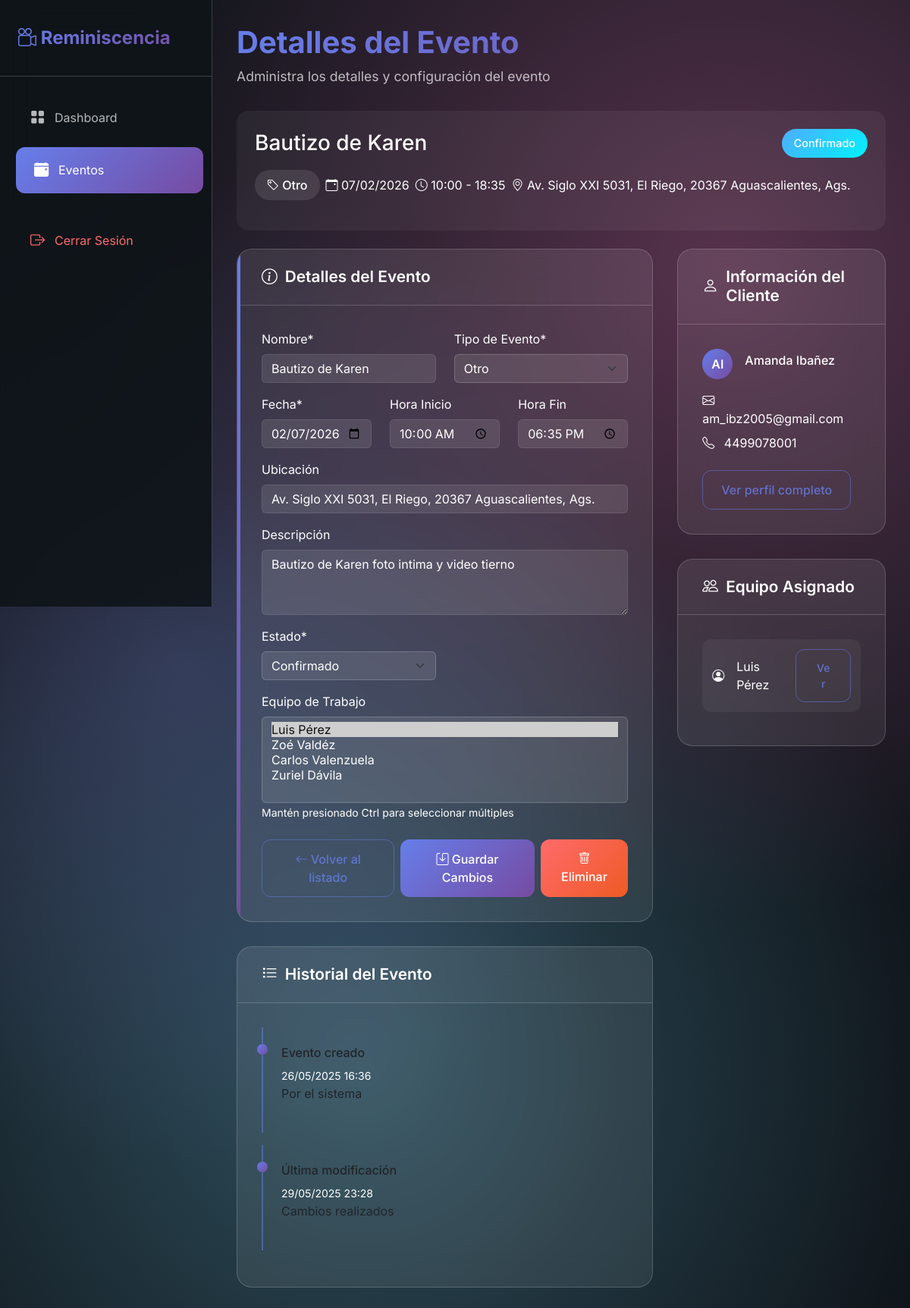
/colaborador/detalles_evento.php?id=1 (signed in), run on the app's committed database.
### tables this page shows
CREATE TABLE `eventos` (
  `id` int(11) NOT NULL,
  `titulo` varchar(255) NOT NULL,
  `cliente_id` int(11) NOT NULL,
  `colaborador_id` int(11) DEFAULT NULL,
  `nombre` varchar(100) NOT NULL,
  `tipo` varchar(50) NOT NULL,
  `fecha_evento` date NOT NULL,
  `hora_inicio` time NOT NULL,
  `hora_fin` time DEFAULT NULL,
  `lugar` varchar(100) NOT NULL,
  `descripcion` text DEFAULT NULL,
  `personas_estimadas` int(11) DEFAULT NULL,
  `estado` enum('pendiente','confirmado','cancelado','completado') DEFAULT 'pendiente',
  `fecha_creacion` datetime DEFAULT current_timestamp(),
  `fecha_modificacion` timestamp NULL DEFAULT NULL
);

CREATE TABLE `usuarios` (
  `id` int(11) NOT NULL,
  `nombre` varchar(100) NOT NULL,
  `email` varchar(100) NOT NULL,
  `telefono` varchar(20) DEFAULT NULL,
  `password` varchar(255) NOT NULL,
  `rol` enum('admin','colaborador','cliente') NOT NULL,
  `tipo_colaborador` enum('fotografo','videografo','auxiliar','') DEFAULT NULL,
  `rango_colaborador` enum('I','II','III','') DEFAULT NULL,
  `fecha_registro` datetime DEFAULT current_timestamp(),
  `activo` tinyint(1) DEFAULT 1,
  `foto_id` varchar(255) DEFAULT NULL
);

### includes/auth.php (called while the page is built, shortened)
<?php
function isAdmin() {
    return isset($_SESSION['user_role']) && $_SESSION['user_role'] === 'admin';
}
?>

### colaborador/detalles_evento.php (the view, shortened to what this page needs)
<?php
require_once(__DIR__ . '/../includes/config.php');
require_once(__DIR__ . '/../includes/auth.php');
$evento_id = intval($_GET['id']);
$default_values = [
    'nombre' => 'Sin nombre',
    'descripcion' => '',
    'fecha_evento' => date('Y-m-d'),
    'hora_inicio' => '08:00',
    'hora_fin' => '18:00',
    'tipo' => 'otros',
    'estado' => 'pendiente',
    'lugar' => 'Ubicación no especificada',
    'fecha_creacion' => date('Y-m-d H:i:s'),
    'fecha_modificacion' => null,
    'cliente_nombre' => 'Cliente no especificado',
    'cliente_email' => '',
    'cliente_telefono' => ''
];
$estados_evento = [
    'pendiente' => 'Pendiente',
    'confirmado' => 'Confirmado',
    'en_progreso' => 'En progreso',
    'completado' => 'Completado',
    'cancelado' => 'Cancelado'
];
$tipos_evento = [
    'bodas' => 'Boda',
    'xv' => 'XV Años',
    'graduaciones' => 'Graduación',
    'corporativos' => 'Evento Corporativo',
    'otro' => 'Otro'
];
try {
    $stmt = $conn->prepare("SELECT e.*,
                           c.nombre as cliente_nombre,
                           c.email as cliente_email,
                           c.telefono as cliente_telefono
                           FROM eventos e
                           LEFT JOIN usuarios c ON e.cliente_id = c.id
                           WHERE e.id = ?");
    $stmt->execute([$evento_id]);
    $evento = $stmt->fetch(PDO::FETCH_ASSOC);
    $evento = array_merge($default_values, $evento);
    $stmt_colab = $conn->prepare("SELECT u.id, u.nombre
                                 FROM evento_colaboradores ec
                                 JOIN usuarios u ON ec.colaborador_id = u.id
                                 WHERE ec.evento_id = ?");
    $stmt_colab->execute([$evento_id]);
    $colaboradores_asignados = $stmt_colab->fetchAll(PDO::FETCH_ASSOC);
    $stmt_colaboradores = $conn->prepare("SELECT id, nombre FROM usuarios WHERE rol = 'colaborador' AND activo = 1");
    $stmt_colaboradores->execute();
    $colaboradores = $stmt_colaboradores->fetchAll(PDO::FETCH_ASSOC);
} catch (PDOException $e) {
    die("Error al obtener datos del evento: " . $e->getMessage());
}
?>
<!DOCTYPE html>
<html lang="es">
<head>
  <link href="https://cdn.jsdelivr.net/npm/bootstrap@5.3.0/dist/css/bootstrap.min.css" rel="stylesheet">
  <link rel="stylesheet" href="https://cdn.jsdelivr.net/npm/bootstrap-icons@1.11.1/font/bootstrap-icons.css">
</head>
<body>
  <nav class="sidebar" id="sidebar">
    <div class="sidebar-header">
      <div class="logo">
        <i class="bi bi-camera-reels"></i>
        Reminiscencia
      </div>
    </div>
    <div class="nav-menu">
      <div class="nav-item">
        <a href="dashboard.php" class="nav-link">
          <i class="bi bi-grid-fill"></i>
          <span>Dashboard</span>
        </a>
      </div>
      <div class="nav-item">
        <a href="gestion_eventos.php" class="nav-link active">
          <i class="bi bi-calendar-event-fill"></i>
          <span>Eventos</span>
        </a>
      </div>
      <div class="nav-item" style="margin-top: 2rem;">
        <a href="/logout.php" class="nav-link" style="color: #ff6b6b;">
          <i class="bi bi-box-arrow-right"></i>
          <span>Cerrar Sesión</span>
        </a>
      </div>
    </div>
  </nav>
  <main class="main-content">
    <div class="header">
      <h1>Detalles del Evento</h1>
      <p>Administra los detalles y configuración del evento</p>
    </div>
    <div class="event-header">
      <div class="d-flex flex-column flex-md-row justify-content-between align-items-start align-items-md-center mb-3">
        <h1 class="h3 mb-0"><?php echo htmlspecialchars($evento['nombre']); ?></h1>
        <span class="badge-estado badge-<?php echo $evento['estado']; ?>">
          <?php echo htmlspecialchars($estados_evento[$evento['estado']]); ?>
        </span>
      </div>
      <div class="d-flex flex-wrap align-items-center gap-2 mb-3">
        <span class="badge-tipo">
          <i class="bi bi-tag"></i> <?php echo htmlspecialchars($tipos_evento[$evento['tipo']]); ?>
        </span>
        <span><i class="bi bi-calendar-event"></i> <?php echo date('d/m/Y', strtotime($evento['fecha_evento'])); ?></span>
        <span><i class="bi bi-clock"></i> <?php echo substr($evento['hora_inicio'], 0, 5); ?> - <?php echo substr($evento['hora_fin'], 0, 5); ?></span>
        <span><i class="bi bi-geo-alt"></i> <?php echo htmlspecialchars($evento['lugar']); ?></span>
      </div>
    </div>
    <div class="content-grid">
      <div>
        <div class="card info-card">
          <div class="card-header">
            <h5 class="card-title"><i class="bi bi-info-circle"></i> Detalles del Evento</h5>
          </div>
          <div class="card-body text-white">
            <form method="POST">
              <div class="row">
                <div class="col-md-6 mb-3">
                  <label for="nombre" class="form-label">Nombre*</label>
                  <input
                    type="text"
                    class="form-control"
                    id="nombre"
                    name="nombre"
                    value="<?php echo htmlspecialchars($evento['nombre']); ?>"
                    required>
                </div>
                <div class="col-md-6 mb-3">
                  <label for="tipo_evento" class="form-label">Tipo de Evento*</label>
                  <select class="form-select" id="tipo_evento" name="tipo_evento" required>
                    <?php foreach ($tipos_evento as $valor => $texto): ?>
                      <option value="<?php echo htmlspecialchars($valor); ?>"
                        <?php echo ($evento['tipo'] === $valor) ? 'selected' : ''; ?>>
                        <?php echo htmlspecialchars($texto); ?>
                      </option>
                    <?php endforeach; ?>
                  </select>
                </div>
              </div>
              <div class="row">
                <div class="col-md-4 mb-3">
                  <label for="fecha_evento" class="form-label">Fecha*</label>
                  <input type="date" class="form-control" id="fecha_evento" name="fecha_evento"
                         value="<?php echo htmlspecialchars($evento['fecha_evento']); ?>" required>
                </div>
                <div class="col-md-4 mb-3">
                  <label for="hora_inicio" class="form-label">Hora Inicio</label>
                  <input type="time" class="form-control" id="hora_inicio" name="hora_inicio"
                         value="<?php echo htmlspecialchars($evento['hora_inicio']); ?>">
                </div>
                <div class="col-md-4 mb-3">
                  <label for="hora_fin" class="form-label">Hora Fin</label>
                  <input type="time" class="form-control" id="hora_fin" name="hora_fin"
                         value="<?php echo htmlspecialchars($evento['hora_fin']); ?>">
                </div>
              </div>
              <div class="mb-3">
                <label for="lugar" class="form-label">Ubicación</label>
                <input type="text" class="form-control" id="lugar" name="lugar"
                       value="<?php echo htmlspecialchars($evento['lugar']); ?>">
              </div>
              <div class="mb-3">
                <label for="descripcion" class="form-label">Descripción</label>
                <textarea class="form-control" id="descripcion" name="descripcion" rows="3"><?php
                    echo htmlspecialchars($evento['descripcion']);
                ?></textarea>
              </div>
              <div class="row">
                <div class="col-md-6 mb-3">
                  <label for="estado" class="form-label">Estado*</label>
                  <select class="form-select" id="estado" name="estado" required>
                    <?php foreach ($estados_evento as $valor => $texto): ?>
                      <option value="<?php echo htmlspecialchars($valor); ?>"
                        <?php echo ($evento['estado'] === $valor) ? 'selected' : ''; ?>>
                        <?php echo htmlspecialchars($texto); ?>
                      </option>
                    <?php endforeach; ?>
                  </select>
                </div>
              </div>
              <div class="mb-3">
                <label class="form-label">Equipo de Trabajo</label>
                <select class="form-select" name="colaboradores[]" multiple size="5">
                  <?php foreach ($colaboradores as $colab): ?>
                    <option value="<?php echo htmlspecialchars($colab['id']); ?>"
                      <?php echo in_array($colab['id'], array_column($colaboradores_asignados, 'id')) ? 'selected' : ''; ?>>
                      <?php echo htmlspecialchars($colab['nombre']); ?>
                    </option>
                  <?php endforeach; ?>
                </select>
                <small class="text-white">Mantén presionado Ctrl para seleccionar múltiples</small>
              </div>
              <div class="d-flex flex-column flex-md-row justify-content-between mt-4 gap-2">
                <a href="gestion_eventos.php" class="btn btn-outline-primary">
                  <i class="bi bi-arrow-left"></i> Volver al listado
                </a>
                <div class="d-flex gap-2">
                  <button type="submit" class="btn btn-primary">
                    <i class="bi bi-save"></i> Guardar Cambios
                  </button>
                  <?php if (isAdmin()): ?>
                  <a href="eliminar_evento.php?id=<?php echo $evento_id; ?>"
                     class="btn btn-danger"
                     onclick="return confirm('¿Estás seguro de eliminar este evento?')">
                    <i class="bi bi-trash"></i> Eliminar
                  </a>
                  <?php endif; ?>
                </div>
              </div>
            </form>
          </div>
        </div>
        <div class="card">
          <div class="card-header">
            <h5 class="card-title"><i class="bi bi-list-task"></i> Historial del Evento</h5>
          </div>
          <div class="card-body">
            <div class="timeline">
              <div class="timeline-item">
                <h6>Evento creado</h6>
                <small class="text-white"><?php echo date('d/m/Y H:i', strtotime($evento['fecha_creacion'])); ?></small>
                <p>Por el sistema</p>
              </div>
              <?php if ($evento['fecha_modificacion']): ?>
              <div class="timeline-item">
                <h6>Última modificación</h6>
                <small class="text-white"><?php echo date('d/m/Y H:i', strtotime($evento['fecha_modificacion'])); ?></small>
                <p>Cambios realizados</p>
              </div>
              <?php endif; ?>
            </div>
          </div>
        </div>
      </div>
      <div>
        <div class="card client-card">
          <div class="card-header">
            <h5 class="card-title"><i class="bi bi-person"></i> Información del Cliente</h5>
          </div>
          <div class="card-body text-white">
            <div class="d-flex align-items-center mb-3">
              <div class="client-avatar">
                <?php
                $nombres = explode(' ', $evento['cliente_nombre']);
                $iniciales = '';
                foreach ($nombres as $nombre) {
                  $iniciales .= strtoupper(substr($nombre, 0, 1));
                }
                echo substr($iniciales, 0, 2);
                ?>
              </div>
              <h6><?php echo htmlspecialchars($evento['cliente_nombre']); ?></h6>
            </div>
            <ul class="list-unstyled">
              <li class="mb-2"><i class="bi bi-envelope me-2"></i> <?php echo htmlspecialchars($evento['cliente_email']); ?></li>
              <?php if (!empty($evento['cliente_telefono'])): ?>
                <li><i class="bi bi-telephone me-2"></i> <?php echo htmlspecialchars($evento['cliente_telefono']); ?></li>
              <?php endif; ?>
            </ul>
            <a href="detalles_cliente.php?id=<?php echo $evento['cliente_id']; ?>" class="btn btn-outline-primary mt-2">
              Ver perfil completo
            </a>
          </div>
        </div>
        <div class="card">
          <div class="card-header">
            <h5 class="card-title"><i class="bi bi-people"></i> Equipo Asignado</h5>
          </div>
          <div class="card-body text-white">
            <?php if (!empty($colaboradores_asignados)): ?>
              <div>
                <?php foreach ($colaboradores_asignados as $colab): ?>
                  <div class="team-member">
                    <i class="bi bi-person-circle me-3"></i>
                    <div class="flex-grow-1"><?php echo htmlspecialchars($colab['nombre']); ?></div>
                    <a href="detalles_colaborador.php?id=<?php echo $colab['id']; ?>"
                       class="btn btn-sm btn-outline-primary">
                      Ver
                    </a>
                  </div>
                <?php endforeach; ?>
              </div>
            <?php else: ?>
              <p class="text-muted">No hay colaboradores asignados a este evento.</p>
            <?php endif; ?>
          </div>
        </div>
      </div>
    </div>
  </main>
</body>
</html>

### data on the page
eventos: nombre "Bautizo de Karen", estado "Confirmado", tipo "Otro", fecha_evento "07/02/2026", hora_inicio "10:00", hora_fin "18:35", lugar "Av. Siglo XXI 5031, El Riego, 20367 Aguascalientes, Ags.", tipo_evento "Otro", fecha_evento "02/07/2026", hora_inicio "10:00:00", hora_fin "18:35:00", descripcion "Bautizo de Karen foto intima y video tierno", fecha_creacion "26/05/2025 16:36", fecha_modificacion "29/05/2025 23:28", cliente.nombre "Amanda Ibañez", cliente.email "am_ibz2005@gmail.com", cliente.telefono "4499078001"
usuarios: nombre "Luis Pérez"

### other printed values
substr($iniciales, 0, 2) "AI"
form field value "Luis Pérez ☑ / Zoé Valdéz / Carlos Valenzuela / Zuriel Dávila"
